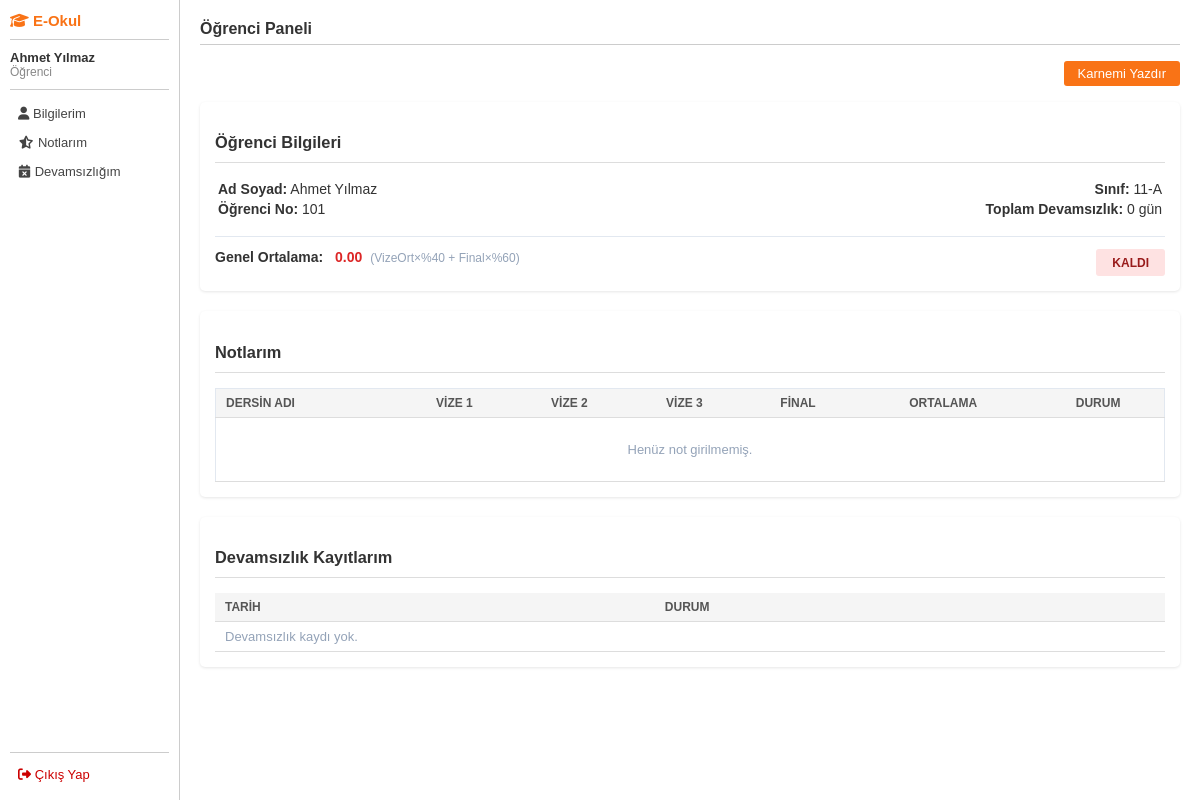
The app's page /student_dashboard.php (signed in) with its own data.
### tables this page shows
CREATE TABLE `ogrenciler` (
  `id` int(11) NOT NULL AUTO_INCREMENT,
  `ogr_no` varchar(20) NOT NULL,
  `ad` varchar(50) NOT NULL,
  `soyad` varchar(50) NOT NULL,
  `sinif` varchar(20) NOT NULL,
  `sifre` varchar(255) NOT NULL,  
  PRIMARY KEY (`id`),
  UNIQUE KEY `ogr_no` (`ogr_no`)
);

### student_dashboard.php (the view, shortened to what this page needs)
<?php
require_once 'auth.php';
include 'includes/header.php';
$oid = $_SESSION['user_id'];
$ogrenci = $db->query("SELECT * FROM ogrenciler WHERE id = $oid")->fetch();
$grades = $db->query("
    SELECT n.*, d.ders_adi
    FROM notlar n
    JOIN dersler d ON n.ders_id = d.id
    WHERE n.ogrenci_id = $oid
    ORDER BY d.ders_adi
")->fetchAll();
$attendance = $db->query("SELECT * FROM devamsizlik WHERE ogrenci_id = $oid ORDER BY tarih DESC")->fetchAll();
$toplam_dev = 0;
$ortalamalar = array_filter(array_column($grades, 'ortalama'), fn($v) => $v !== null);
$genel = count($ortalamalar) > 0 ? array_sum($ortalamalar) / count($ortalamalar) : 0;
$gecti = $genel >= 50;
?>
<div style="margin-bottom: 1rem; text-align: right;">
    <button onclick="window.print()" class="btn btn-primary" style="background: #f97316;">Karnemi Yazdır</button>
</div>
<div id="karne" style="background:#fff; padding:15px; border-radius:5px; margin-bottom:20px; box-shadow:0 1px 3px rgba(0,0,0,0.1);">
    <h3 style="border-bottom:1px solid #ddd; padding-bottom:10px; margin-bottom:15px;">Öğrenci Bilgileri</h3>
    <table style="width:100%; font-size:0.875rem;">
        <tr>
            <td><strong>Ad Soyad:</strong> <?= htmlspecialchars($ogrenci['ad'].' '.$ogrenci['soyad']) ?></td>
            <td style="text-align:right;"><strong>Sınıf:</strong> <?= htmlspecialchars($ogrenci['sinif']) ?></td>
        </tr>
        <tr>
            <td><strong>Öğrenci No:</strong> <?= htmlspecialchars($ogrenci['ogr_no']) ?></td>
            <td style="text-align:right;"><strong>Toplam Devamsızlık:</strong> <?= $toplam_dev ?> gün</td>
        </tr>
    </table>
    <div style="margin-top:1rem; display:flex; justify-content:space-between; padding-top:0.75rem; border-top:1px solid #e2e8f0; font-size:0.875rem;">
        <div>
            <strong>Genel Ortalama:</strong>
            <span style="font-weight:700; color:<?= $gecti ? '#16a34a' : '#dc2626' ?>; margin-left:0.5rem;">
                <?= number_format($genel, 2) ?>
            </span>
            <span style="font-size:0.75rem; color:#94a3b8; margin-left:0.25rem;">(VizeOrt×%40 + Final×%60)</span>
        </div>
        <div>
            <span class="badge <?= $gecti ? 'badge-success' : 'badge-danger' ?>" style="padding:0.4rem 1rem;">
                <?= $gecti ? 'GEÇTİ' : 'KALDI' ?>
            </span>
        </div>
    </div>
</div>
<div id="notlar" style="background:#fff; padding:15px; border-radius:5px; margin-bottom:20px; box-shadow:0 1px 3px rgba(0,0,0,0.1);">
    <h3 style="border-bottom:1px solid #ddd; padding-bottom:10px; margin-bottom:15px;">Notlarım</h3>
    <table class="table" style="border: 1px solid #e2e8f0;">
        <thead>
            <tr style="background: #f8fafc;">
                <th>Dersin Adı</th>
                <th style="text-align:center;">Vize 1</th>
                <th style="text-align:center;">Vize 2</th>
                <th style="text-align:center;">Vize 3</th>
                <th style="text-align:center;">Final</th>
                <th style="text-align:center;">Ortalama</th>
                <th style="text-align:center;">Durum</th>
            </tr>
        </thead>
        <tbody>
            <?php if(!$grades): ?>
            <tr><td colspan="7" style="text-align:center; color:#94a3b8; padding:1.5rem;">Henüz not girilmemiş.</td></tr>
            <?php endif; ?>
        </tbody>
    </table>
</div>
<div id="devamsizlik" style="background:#fff; padding:15px; border-radius:5px; margin-bottom:20px; box-shadow:0 1px 3px rgba(0,0,0,0.1);">
    <h3 style="border-bottom:1px solid #ddd; padding-bottom:10px; margin-bottom:15px;">Devamsızlık Kayıtlarım</h3>
    <table class="table">
        <thead>
            <tr style="background: #f8fafc;">
                <th>Tarih</th>
                <th>Durum</th>
            </tr>
        </thead>
        <tbody>
            <?php if (!$attendance): ?>
            <tr><td colspan="2" style="color:#94a3b8;">Devamsızlık kaydı yok.</td></tr>
            <?php endif; ?>
        </tbody>
    </table>
</div>
<?php include 'includes/footer.php'; ?>

### assets/css/style.css (style rules this page uses)
body { font-family: Arial, sans-serif; margin: 0; background: #fff; color: #333; font-size: 14px; }
.table { width: 100%; border-collapse: collapse; font-size: 13px; }
.table th, .table td { padding: 7px 10px; border-bottom: 1px solid #ddd; text-align: left; }
.table th { background: #f5f5f5; font-size: 12px; color: #555; text-transform: uppercase; }
.btn { padding: 5px 14px; border: none; border-radius: 3px; font-size: 13px; cursor: pointer; color: #fff; display: inline-block; }
body.role-student .btn-primary { background: #f97316; }
.btn-primary { background: #2563eb; }
.badge { display: inline-block; padding: 2px 7px; border-radius: 3px; font-size: 12px; font-weight: bold; }
.badge-danger { background: #fee2e2; color: #991b1b; }

### records on screen
ogrenciler: ad+soyad "Ahmet Yılmaz", sinif "11-A", ogr_no "101"

### other values on screen
$_SESSION['user_name'] "Ahmet Yılmaz"
$page_title "Öğrenci Paneli"
$toplam_dev "0"
$genel "0.00"
